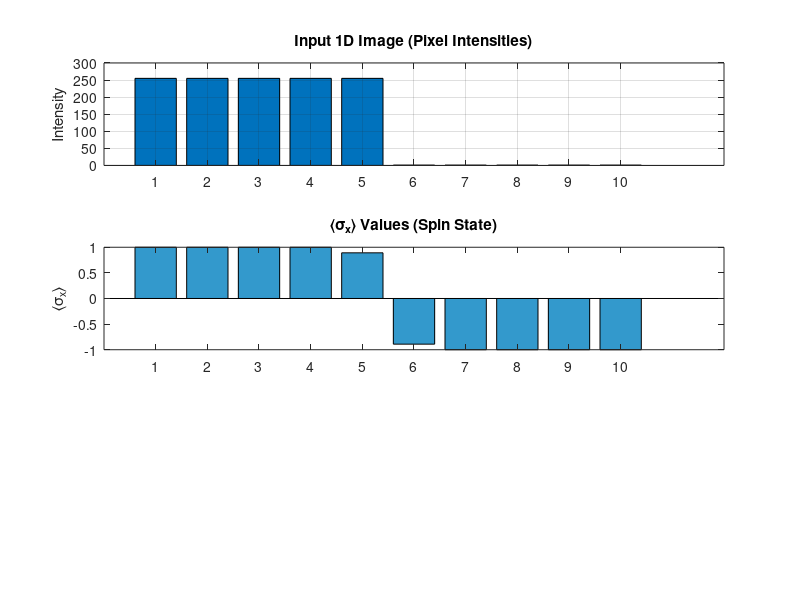

Write MATLAB code to recreate this figure. (Note: this script raises an error after producing the figure.)
clc; clear;

tic

% === 1. Input Image ===
n1=5;% half the legth of image 1
img1 = [255 *ones(1,n1),ones(1, n1)];% image 1 is half balck and half white
n2=8;% length of image 2
img2 = ones(1,n2); %image 2 is all the same color
img = img1; %choose between image 1 and image 2 to run the algorithm
n = length(img);

% === 2. Spin Operators and Identity ===
sx = [0, 1; 1, 0];
sy = [0, 1i; -1i, 0];
sz = [1, 0; 0, -1];
I = eye(2);

% === 3. Pixel Similarity → Coupling Strengths J(i) ===
J = zeros(1, n);%create J-tensor containing the interactions
for i = 1:n-1
    next = i + 1;%A:removed mod to make it a line segment
    diff = abs(img(i) - img(next));
    J(i) = 1 + exp(-diff/(256)) -exp(diff/(256));  % similarity-based coupling; it scales with the size of the image
    J(i) = 2 + 10*exp(-diff/(256)) -10*exp(diff/(256)); % 2 is a base point that may be adapted
    %J(i)=1;
end

% === 4. Construct Ising-like Hamiltonian ===
H = zeros(2^n);

% (a) Interaction: -J(i) * σz_i * σz_{i+1}
for i = 1:n-1%changed n to n-1
    opX = 1;
    opY = 1;
    opZ = 1;
    for j = 1:n
        if j == i || j == i+1  %A:removed mod to make it a line segment
            X = sx;
            Y = sy;
            Z = sz;
        else
            X = I;
            Y = I;
            Z = I;
        end
        opX = kron(opX, X);
        opY = kron(opY, Y);
        opZ = kron(opZ, Z);
    end
    disp(J(i))
    H = H - (opY + opZ)-  J(i)*opX;
end
%if we set J =1, then the expected value of sz is non-zero
%if we set J=-1, the ground state is gapless meaning that the eigenspace of
%of the lowest eigenvalue is degenerate and, as a result, we obtain
%expected values of sz that are not zero. 

% (b1) Dipole interaction1: S(i).S(j)/|i-j|^3
d=100; %strenth of dipole interaction
for i = 1:n
    for j=1:n
        opX = 1;
        opY = 1;
        opZ = 1;
        for k = 1:n
            if k == i || k == j 
                X = sx;
                Y = sy;
                Z = sz;
            else
                X = I;
                Y = I;
                Z = I;
            end
        opX = kron(opX, X);
        opY = kron(opY, Y);
        opZ = kron(opZ, Z);
        end
        if i ~= j
            H = H  + (1/(d*abs(i-j))^3)*(opX + opY + opZ);
        end
    end
end
%We (should) get a zero expcted value of the x-spin on each site if this is
%the only interaction and the image is constant. This is due to symmetry.
%Actually, the behaviour is a bit more sublte since the ground state is
%gapless, meaning that the eigenspace with the lowest eigenvalue is
%degenerate. There will be an eigenvector that has zero expected value of
%the x-spin for all sites.

% (b2) Dipole interaction2: [S(i).(i-j)][S(j).(i-j)]/|i-j|^5
for i = 1:n
    for j=1:n
        opX = 1;
        for k = 1:n
            if k == i || k == j 
                X = sx;
            else
                X = I;
            end
        opX = kron(opX, X);
        end
        if i ~= j
            H = H  -(3/(d*abs(i-j))^3)*(opX);
        end
    end
end
%This term introduces the geomerty dependence. We assume that all the
%vertexes in the lattice lie in the x-axis, which leads to a simplification
%and only sx terms

%H=-H;%flip the energies?

% (c) Label constraints: pixel n/4 = +1, 3n/4 = –1
label_strength = 1*n;%strength of the magnetic field, n, increases with the size of the image; set label strength to 0 to remove magnetic field
label_indices = [floor(n/4), floor(3*n/4)];
display(label_indices)
label_targets = [+1, -1];

for k = 1:length(label_indices)
    i = label_indices(k);
    target = label_targets(k);
    op = 1;
    for j = 1:n
        A = (j == i) * sx + (j ~= i) * I;
        op = kron(op, A);
    end
    H = H - label_strength * target * op;
end

%H = sparse(H);%tranform to a sparese matrix

% === 5. Solve for Ground State ===
%[evecs, evals] = eigs(H, 1, 'SA');%use this if the matrix if SPARSE
%ground_state = evecs;%use this if the matrix is SPARSE
[evecs, evals] = eig(H);%use this if the matrix is NOT SPARSE
[~, idx] = min(diag(evals));%use this if the matrix is NOT SPARSE
%idx=5;%index override
ground_state = evecs(:, idx);%use this if the matrix is NOT SPARSE

% === 6. Measure ⟨σx⟩ for Each Pixel ===
expect_vals = zeros(1, n);
tot_sx = 0;%total x-spin magnetization
for i = 1:n
    op = 1;
    for j = 1:n
        A = (j == i) * sx + (j ~= i) * I;
        op = kron(op, A);
    end
    tot_sx = tot_sx + op;
    expect_vals(i) = real(ground_state' * op * ground_state);
end

% === 7. Assign Segments ===
segments = expect_vals >= 0;


% === 9. Plotting ===
figure;

subplot(3,1,1);
bar(img);
title('Input 1D Image (Pixel Intensities)');
ylabel('Intensity');
xticks(1:n);
grid on;

subplot(3,1,2);
bar(expect_vals, 'FaceColor', [0.2 0.6 0.8]);
title('⟨σ_x⟩ Values (Spin State)');
ylabel('⟨σ_x⟩');
xticks(1:n);
yline(0, '--k');
grid on;

subplot(3,1,3);
bar(segments, 'FaceColor', [0.9 0.5 0.2]);
title('Segment Assignment (1 = Foreground, 0 = Background)');
xlabel('Pixel Index');
ylabel('Segment');
xticks(1:n);
ylim([-0.5 1.5]);
grid on;

toc
